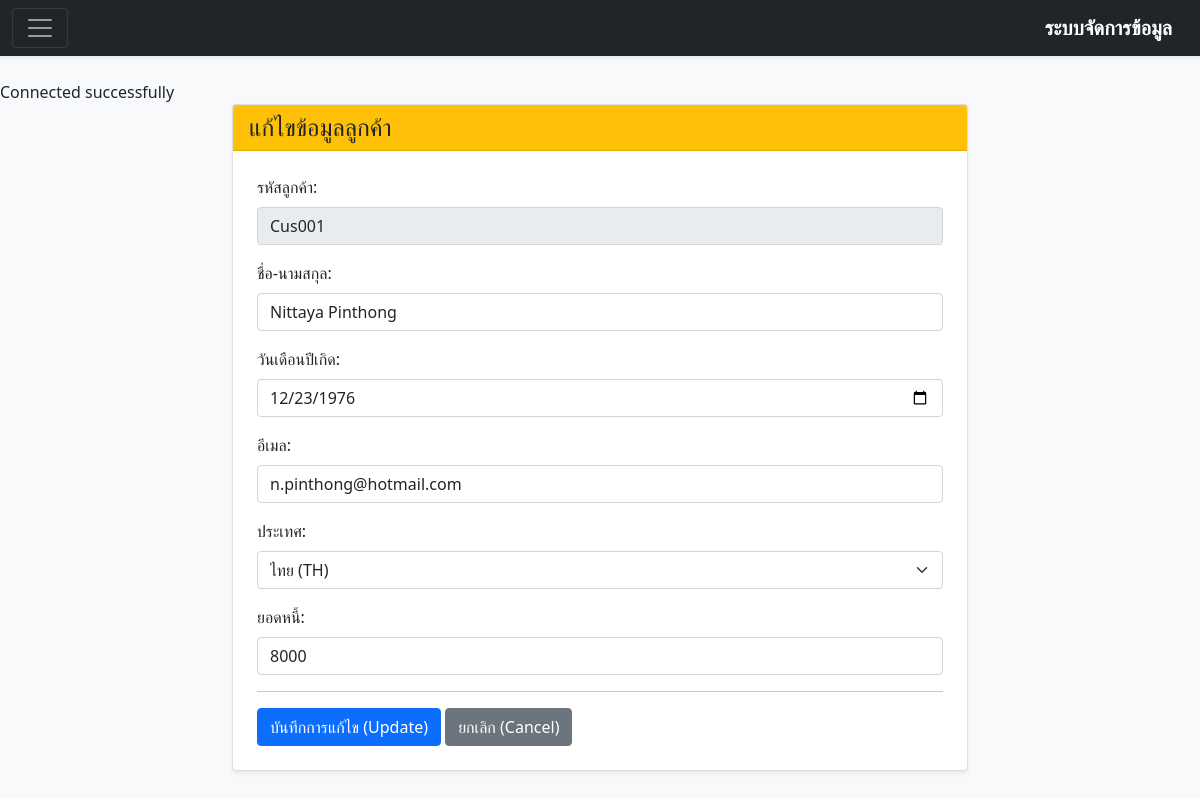
Screenshot of /updateCustomerForm.php?CustomerID=Cus001 with the database file from the repository.
### tables this page shows
CREATE TABLE `customer` (
  `CustomerID` varchar(6) NOT NULL,
  `Name` varchar(40) NOT NULL,
  `Birthdate` date NOT NULL,
  `Email` varchar(40) NOT NULL,
  `CountryCode` varchar(2) NOT NULL,
  `OutstandingDebt` float NOT NULL
);

### updateCustomerForm.php (the view, shortened to what this page needs)
<!DOCTYPE html>
<html lang="en">
<head>
    <link href="https://cdn.jsdelivr.net/npm/bootstrap@5.1.1/dist/css/bootstrap.min.css" rel="stylesheet">
</head>
<body class="bg-light">
    <?php include 'navbar.php'; ?>
    <?php
    require 'connect.php';
    ?>
    <div class="container mb-5">
        <div class="row justify-content-center">
            <div class="col-md-8">
                <?php
                if (isset($_GET['CustomerID'])) {
                    $customerID = $_GET['CustomerID'];
                    try {
                        $sql_select = "SELECT * FROM customer WHERE CustomerID = :CustomerID";
                        $stmt = $conn->prepare($sql_select);
                        $stmt->bindParam(':CustomerID', $customerID);
                        $stmt->execute();
                        $customer = $stmt->fetch(PDO::FETCH_ASSOC);
                        $sql_country = "SELECT CountryCode, CountryName FROM country";
                        $stmt_country = $conn->prepare($sql_country);
                        $stmt_country->execute();
                        $countries = $stmt_country->fetchAll(PDO::FETCH_ASSOC);
                    } catch (PDOException $e) {
                        echo "Error: " . $e->getMessage();
                    }
                ?>
                    <div class="card shadow-sm">
                        <div class="card-header bg-warning text-dark">
                            <h4 class="mb-0">แก้ไขข้อมูลลูกค้า</h4>
                        </div>
                        <div class="card-body p-4">
                            <form action="updateCustomerForm.php?CustomerID=<?= $customer['CustomerID'] ?>" method="POST">
                                <div class="mb-3">
                                    <label class="form-label">รหัสลูกค้า:</label>
                                    <input type="text" class="form-control" value="<?= $customer['CustomerID'] ?>" disabled>
                                </div>
                                <div class="mb-3">
                                    <label class="form-label">ชื่อ-นามสกุล:</label>
                                    <input type="text" class="form-control" name="Name" value="<?= $customer['Name'] ?>" required>
                                </div>
                                <div class="mb-3">
                                    <label class="form-label">วันเดือนปีเกิด:</label>
                                    <input type="date" class="form-control" name="birthdate" value="<?= $customer['Birthdate'] ?>" required>
                                </div>
                                <div class="mb-3">
                                    <label class="form-label">อีเมล:</label>
                                    <input type="email" class="form-control" name="email" value="<?= $customer['Email'] ?>" required>
                                </div>
                                <div class="mb-3">
                                    <label class="form-label">ประเทศ:</label>
                                    <select name="countryCode" class="form-select" required>
                                        <?php foreach ($countries as $country) {
                                            $selected = ($country['CountryCode'] == $customer['CountryCode']) ? 'selected' : '';
                                            echo '<option value="' . $country['CountryCode'] . '" ' . $selected . '>' . $country['CountryName'] . ' (' . $country['CountryCode'] . ')</option>';
                                        } ?>
                                    </select>
                                </div>
                                <div class="mb-3">
                                    <label class="form-label">ยอดหนี้:</label>
                                    <input type="number" class="form-control" name="outstandingDebt" value="<?= $customer['OutstandingDebt'] ?>" step="0.01">
                                </div>
                                <hr>
                                <button type="submit" class="btn btn-primary">บันทึกการแก้ไข (Update)</button>
                                <a href="index.php" class="btn btn-secondary">ยกเลิก (Cancel)</a>
                            </form>
                        </div>
                    </div>
                <?php
                }
                ?>
            </div>
        </div>
    </div>
</body>
</html>

### rows the page displays
customer: CustomerID "Cus001", Name "Nittaya Pinthong", birthdate "12/23/1976", email "n.pinthong@hotmail.com", outstandingDebt "8000"

### other values shown
form field countryCode "ไทย (TH)"
